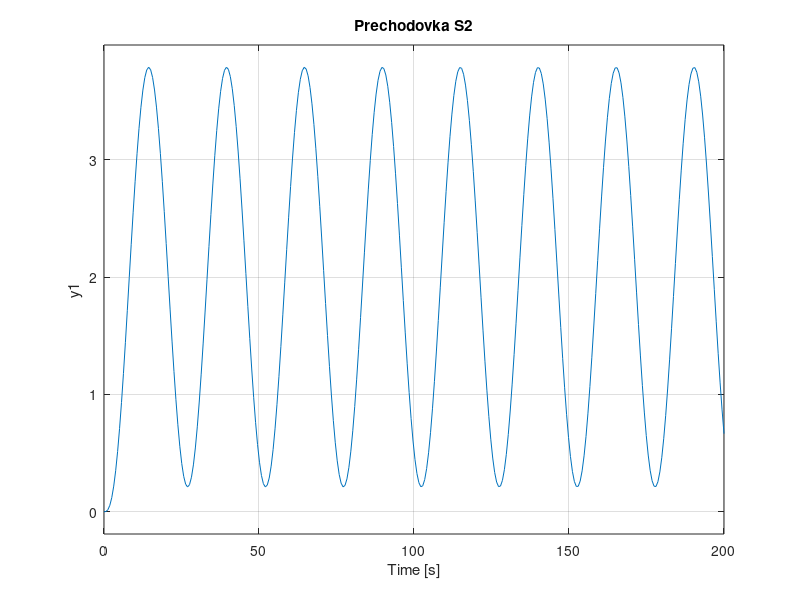

Write MATLAB code to recreate this figure.
clear


GS1=tf([6],[48,44,12,1]);

GS2=tf([2],[32,16,2,1]);

subplot(2,1,1)
step(GS1)
title ('Prechodovka S1')


subplot(2,1,2)
step(GS2)
title ('Prechodovka S2') 